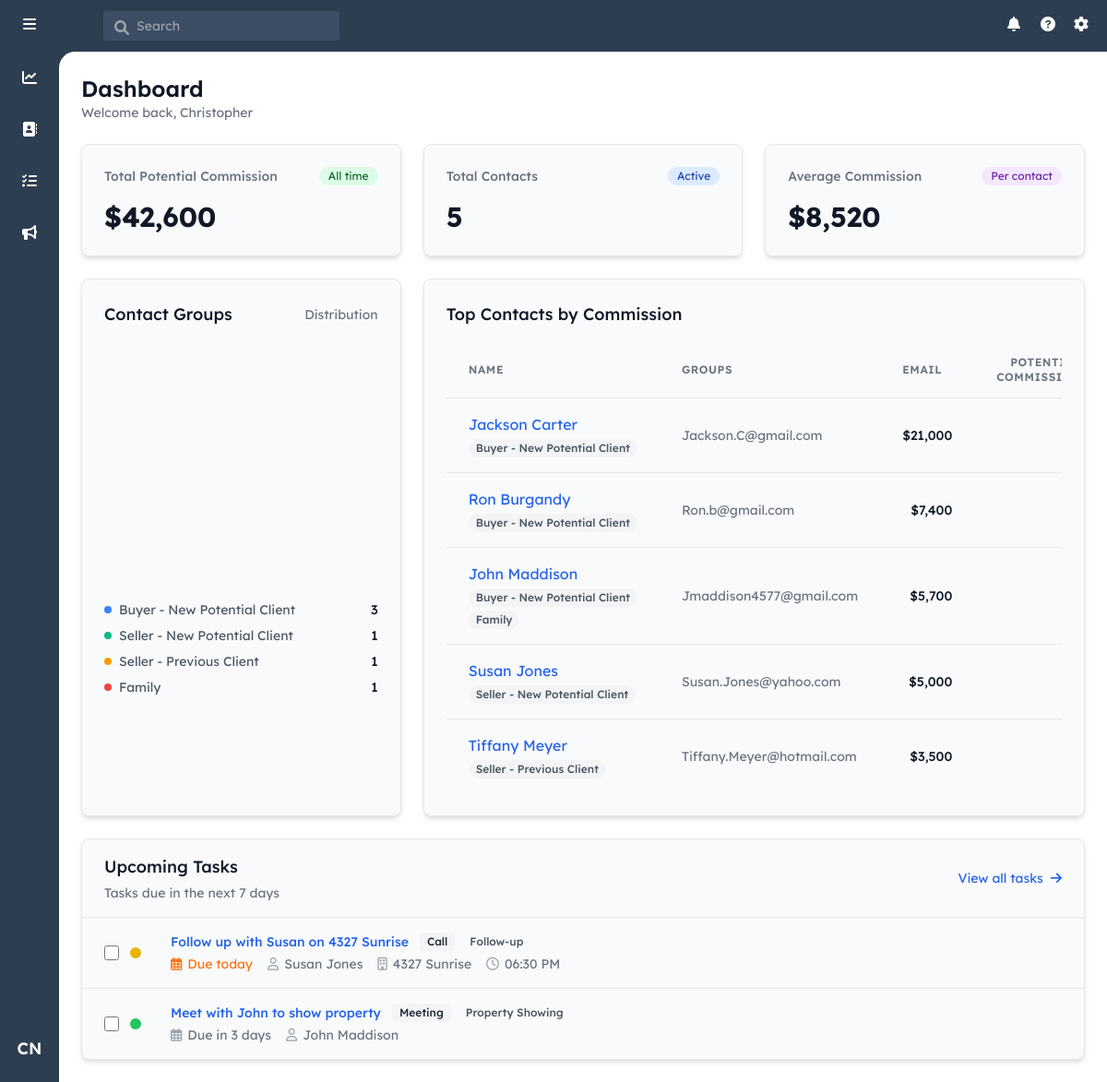
Page /dashboard (signed in) on the earlier database version.
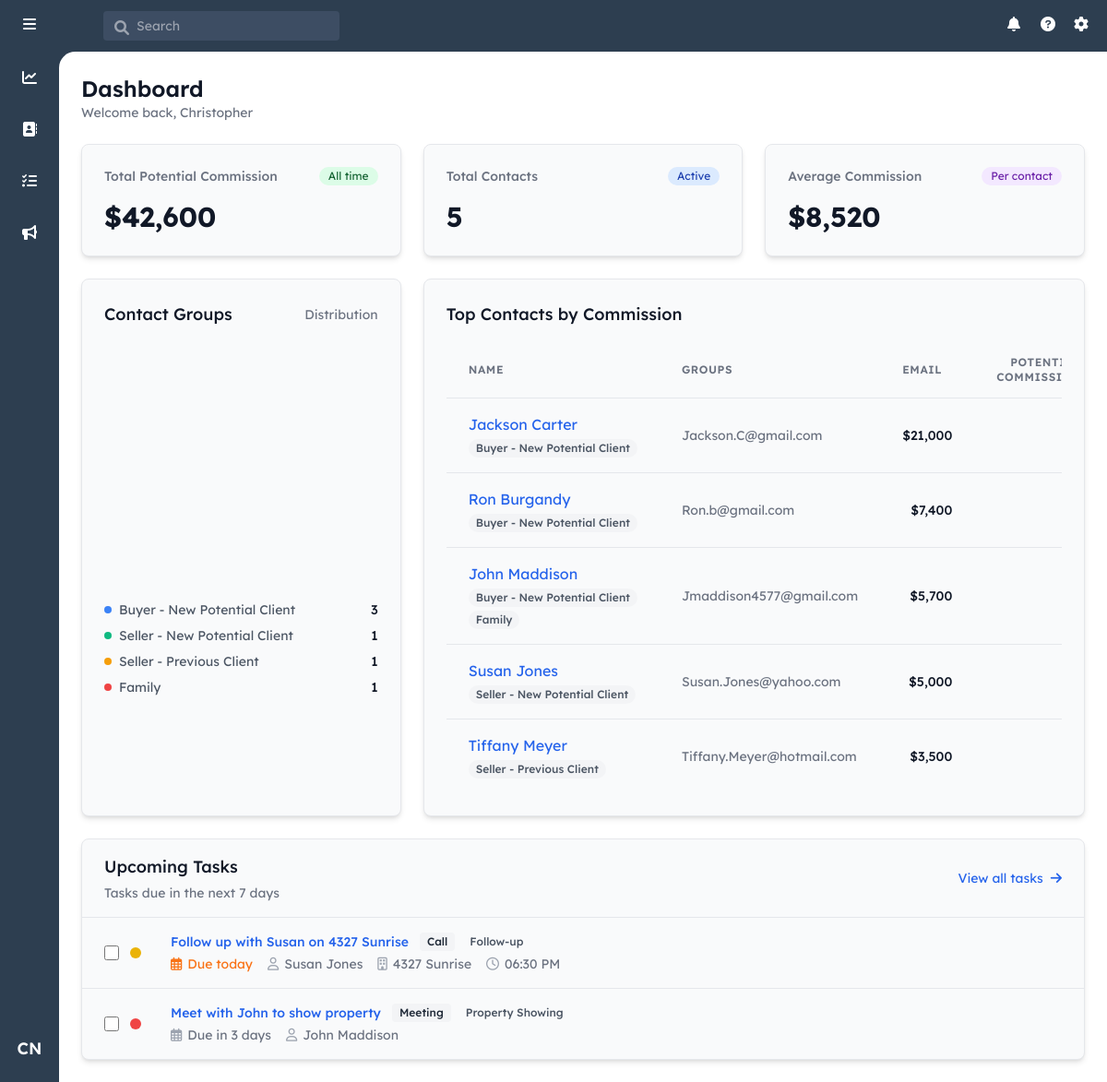
Same page on the later database version.
### models.py (models this page shows, shortened)
class Task(db.Model):
    id = db.Column(db.Integer, primary_key=True)
    contact_id = db.Column(db.Integer, db.ForeignKey('contact.id'), nullable=False)
    assigned_to_id = db.Column(db.Integer, db.ForeignKey('user.id'), nullable=False)
    created_by_id = db.Column(db.Integer, db.ForeignKey('user.id'), nullable=False)
    type_id = db.Column(db.Integer, db.ForeignKey('task_type.id'), nullable=False)
    subtype_id = db.Column(db.Integer, db.ForeignKey('task_subtype.id'), nullable=False)
    subject = db.Column(db.String(200), nullable=False)
    description = db.Column(db.Text)
    priority = db.Column(db.String(20), nullable=False, default='medium')  # low, medium, high
    status = db.Column(db.String(20), nullable=False, default='pending')  # pending, completed, cancelled
    outcome = db.Column(db.Text)  # Notes about what happened when task was completed
    created_at = db.Column(db.DateTime, nullable=False, default=datetime.utcnow)
    due_date = db.Column(db.DateTime, nullable=False)
    completed_at = db.Column(db.DateTime)
    property_address = db.Column(db.String(200))  # If task is related to specific property
    scheduled_time = db.Column(db.DateTime)  # For meetings/showings
    reminder_sent = db.Column(db.Boolean, default=False)
    contact = db.relationship('Contact', backref=db.backref('tasks', lazy=True))
    assigned_to = db.relationship('User', foreign_keys=[assigned_to_id], backref='assigned_tasks')
    created_by = db.relationship('User', foreign_keys=[created_by_id], backref='created_tasks')
    task_type = db.relationship('TaskType')
    task_subtype = db.relationship('TaskSubtype')

class TaskType(db.Model):
    id = db.Column(db.Integer, primary_key=True)
    name = db.Column(db.String(50), nullable=False)  # e.g., 'Call', 'Email', 'Meeting', 'Showing', 'Follow-up'
    sort_order = db.Column(db.Integer, nullable=False)
    subtypes = db.relationship('TaskSubtype', backref='task_type', lazy=True)

class TaskSubtype(db.Model):
    id = db.Column(db.Integer, primary_key=True)
    task_type_id = db.Column(db.Integer, db.ForeignKey('task_type.id'), nullable=False)
    name = db.Column(db.String(50), nullable=False)  # e.g., for Call: 'Check-in', 'Schedule Showing', 'Discuss Offer'
    sort_order = db.Column(db.Integer, nullable=False)

class Contact(db.Model):
    id = db.Column(db.Integer, primary_key=True)
    user_id = db.Column(db.Integer, db.ForeignKey('user.id'), nullable=False)
    first_name = db.Column(db.String(80), nullable=False)
    last_name = db.Column(db.String(80), nullable=False)
    email = db.Column(db.String(120))
    phone = db.Column(db.String(20))
    street_address = db.Column(db.String(200))
    city = db.Column(db.String(100))
    state = db.Column(db.String(50))
    zip_code = db.Column(db.String(20))
    notes = db.Column(db.Text)
    created_at = db.Column(db.DateTime, nullable=False, default=datetime.utcnow)
    updated_at = db.Column(db.DateTime, nullable=False, default=datetime.utcnow,
                          onupdate=datetime.utcnow)
    potential_commission = db.Column(db.Numeric(10, 2), nullable=False, default=5000.00)
    owner = db.relationship('User', backref=db.backref('contacts', lazy=True))
    groups = db.relationship('ContactGroup',
                           secondary=contact_groups,
                           back_populates='contacts',
                           lazy='joined')

### routes/main.py (the view)
@main_bp.route('/dashboard')
@login_required
def dashboard():
    view = request.args.get('view', 'my')
    if current_user.role != 'admin':
        show_all = False
        contacts = Contact.query.filter_by(user_id=current_user.id).all()
    else:
        show_all = view == 'all'
        if show_all:
            contacts = Contact.query.all()
        else:
            contacts = Contact.query.filter_by(user_id=current_user.id).all()
    total_contacts = len(contacts)
    total_commission = sum(c.potential_commission or 0 for c in contacts)
    avg_commission = total_commission / total_contacts if total_contacts > 0 else 0
    top_contacts = sorted(
        contacts,
        key=lambda x: x.potential_commission or 0,
        reverse=True
    )[:5]
    groups = ContactGroup.query.all()
    group_stats = []
    for group in groups:
        contact_count = len([c for c in contacts if group in c.groups])
        if contact_count > 0:
            group_stats.append({
                'name': group.name,
                'count': contact_count
            })
    now = datetime.now()
    seven_days = now + timedelta(days=7)
    if current_user.role == 'admin' and show_all:
        upcoming_tasks = Task.query.filter(
            Task.due_date.between(now, seven_days),
            Task.status != 'completed'
        ).order_by(Task.due_date.asc()).limit(5).all()
    else:
        upcoming_tasks = Task.query.filter(
            Task.assigned_to_id == current_user.id,
            Task.due_date.between(now, seven_days),
            Task.status != 'completed'
        ).order_by(Task.due_date.asc()).limit(5).all()
    return render_template('dashboard.html',
                         show_all=show_all,
                         total_commission=total_commission,
                         total_contacts=total_contacts,
                         avg_commission=avg_commission,
                         group_stats=group_stats,
                         top_contacts=top_contacts,
                         upcoming_tasks=upcoming_tasks,
                         now=now)

### app.py (called while the page is built)
def create_app():
    app = Flask(__name__)
    app.config.from_object('config.Config')
    db.init_app(app)
    login_manager = LoginManager()
    login_manager.init_app(app)
    login_manager.login_view = 'auth.login'
    @login_manager.user_loader
    def load_user(user_id):
        return User.query.get(int(user_id))
    register_blueprints(app)
    return app

### templates/dashboard.html (shortened to what the changed rows need)
{% extends "base.html" %}
{% block content %}
<div class="p-6">
    <div class="mb-6">
        <h1 class="text-2xl font-semibold text-gray-900">Dashboard</h1>
    </div>
    <div class="grid grid-cols-1 lg:grid-cols-3 gap-6">
        <div class="bg-gray-50 rounded-lg shadow-md p-6 border border-gray-200 lg:col-span-2">
            <div class="overflow-x-auto">
                <table class="min-w-full">
                    <thead>
                        <tr class="border-b border-gray-200">
                            <th class="px-6 py-3.5 text-left text-xs font-semibold text-gray-500 uppercase tracking-wider">Name</th>
                            <th class="px-6 py-3.5 text-left text-xs font-semibold text-gray-500 uppercase tracking-wider">Groups</th>
                            <th class="px-6 py-3.5 text-left text-xs font-semibold text-gray-500 uppercase tracking-wider">Email</th>
                            <th class="px-6 py-3.5 text-right text-xs font-semibold text-gray-500 uppercase tracking-wider">Potential Commission</th>
                        </tr>
                    </thead>
                </table>
            </div>
        </div>
    </div>
    <div class="mt-6">
        <div class="bg-gray-50 rounded-lg shadow-md border border-gray-200">
            {% if upcoming_tasks %}
            <div class="divide-y divide-gray-200">
                {% for task in upcoming_tasks %}
                <div class="group hover:bg-white transition-colors duration-150">
                    <div class="px-6 py-4">
                        <div class="flex items-center">
                            <div class="flex items-center space-x-3 w-14">
                                <input type="checkbox"
                                       class="h-4 w-4 text-blue-600 rounded border-gray-300 focus:ring-blue-500"
                                       onchange="quickUpdateStatus({{ task.id }}, this.checked)"
                                       title="Mark as {% if task.status == 'completed' %}incomplete{% else %}complete{% endif %}">
                                <div class="relative">
                                    <button onclick="togglePriorityMenu({{ task.id }})"
                                            class="w-3 h-3 rounded-full
                                            {% if task.priority == 'high' %}
                                                bg-red-500
                                            {% elif task.priority == 'medium' %}
                                                bg-yellow-500
                                            {% else %}
                                                bg-green-500
                                            {% endif %}">
                                    </button>
                                </div>
                            </div>
                            <div class="flex-1 min-w-0 ml-4">
                                <div class="flex items-center space-x-3">
                                    <a href="#"
                                       onclick="openTaskModal({{ task.id }}); return false;"
                                       class="text-sm font-medium text-blue-600 hover:text-blue-800">
                                        {{ task.subject }}
                                    </a>
                                    <div class="flex items-center space-x-2">
                                        <span class="inline-flex items-center px-2 py-0.5 rounded text-xs font-medium bg-gray-100 text-gray-800">
                                            {{ task.task_type.name }}
                                        </span>
                                        <span class="inline-flex items-center px-2 py-0.5 rounded text-xs font-medium bg-gray-50 text-gray-600">
                                            {{ task.task_subtype.name }}
                                        </span>
                                    </div>
                                </div>
                                <div class="mt-1 flex items-center space-x-4 text-sm text-gray-500">
                                    {% set days_until_due = (task.due_date - now).days %}
                                    <div class="flex items-center">
                                        <i class="far fa-calendar-alt mr-1.5
                                            {% if days_until_due < 0 %}
                                                text-red-500
                                            {% elif days_until_due == 0 %}
                                                text-orange-500
                                            {% elif days_until_due <= 2 %}
                                                text-yellow-500
                                            {% else %}
                                                text-gray-400
                                            {% endif %}">
                                        </i>
                                        <span class="{% if days_until_due < 0 %}text-red-500{% elif days_until_due == 0 %}text-orange-500{% elif days_until_due <= 2 %}text-yellow-500{% endif %}">
                                            {% if days_until_due < 0 %}
                                                Overdue by {{ abs(days_until_due) }} day{{ 's' if abs(days_until_due) != 1 }}
                                            {% elif days_until_due == 0 %}
                                                Due today
                                            {% elif days_until_due == 1 %}
                                                Due tomorrow
                                            {% else %}
                                                Due in {{ days_until_due }} days
                                            {% endif %}
                                        </span>
                                    </div>
                                    {% if task.contact %}
                                    <div class="flex items-center">
                                        <i class="far fa-user mr-1.5 text-gray-400"></i>
                                        <a href="#"
                                           onclick="openContactModal({{ task.contact.id }}); return false;"
                                           class="hover:text-blue-600">
                                            {{ task.contact.first_name }} {{ task.contact.last_name }}
                                        </a>
                                    </div>
                                    {% endif %}
                                </div>
                            </div>
                            <div class="flex items-center space-x-4 ml-4">
                            </div>
                        </div>
                    </div>
                </div>
                {% endfor %}
            </div>
            {% endif %}
        </div>
    </div>
</div>
{% endblock %}

Differences in the rows shown:
changed Task "Meet with John to show property": priority "low" → "high" (drawn)
